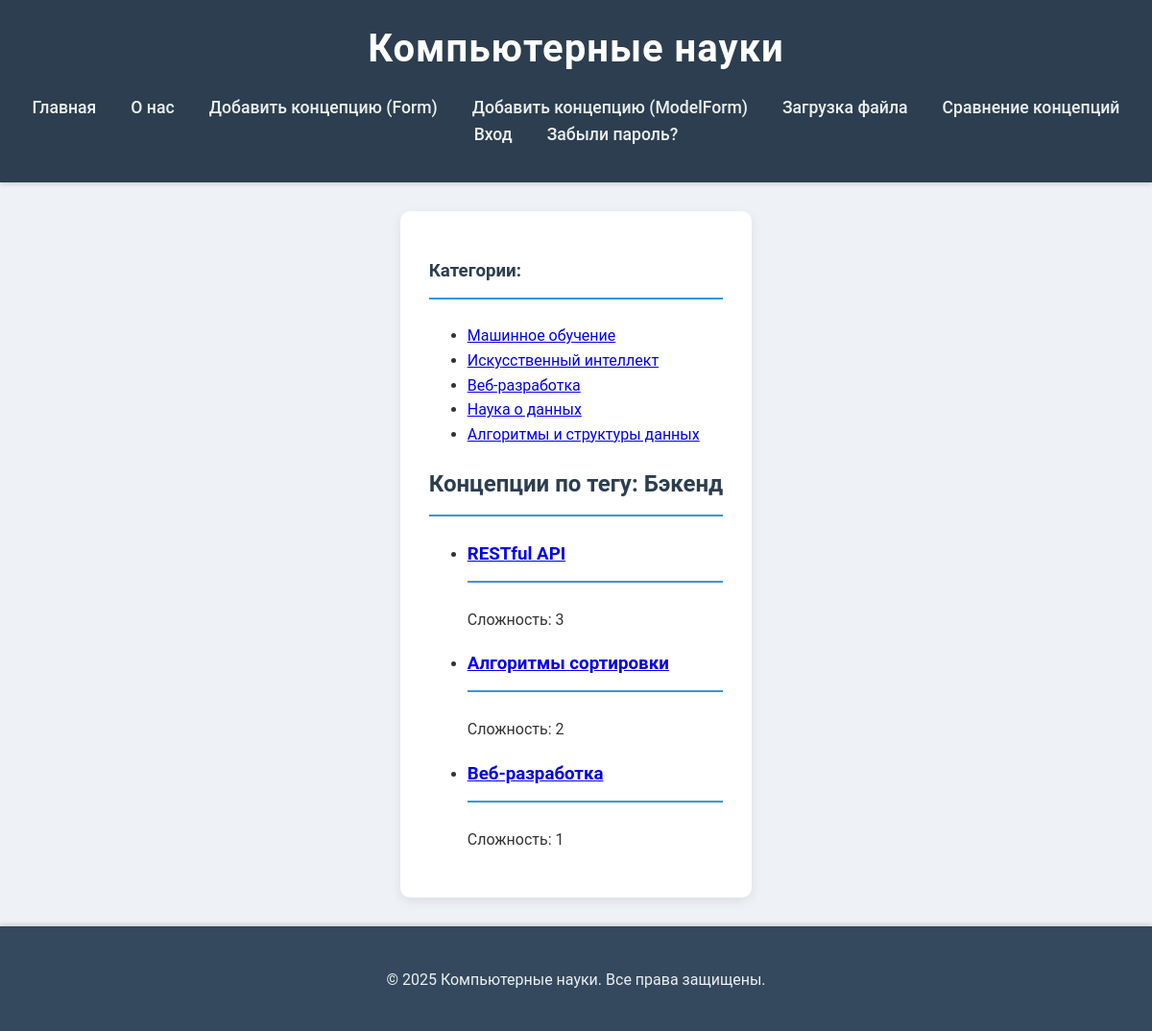
/tag/backend/, run on the app's committed database.
### cs/models.py (models this page shows, shortened)
class FieldOfStudy(models.Model):
    name = models.CharField(max_length=255, verbose_name="Область науки")
    slug = models.SlugField(max_length=255, unique=True, db_index=True, verbose_name="URL")
    description = models.TextField(blank=True, verbose_name="Описание области")
    class Meta:
        verbose_name = "Область науки"
        verbose_name_plural = "Области науки"

class ComputerScienceConcept(models.Model):
    class Status(models.IntegerChoices):
        DRAFT = 0, 'Черновик'
        PUBLISHED = 1, 'Опубликовано'
    title = models.CharField(max_length=255, verbose_name="Название концепции")
    slug = models.SlugField(max_length=255, unique=True, db_index=True, verbose_name="URL")
    description = models.TextField(blank=True, verbose_name="Описание")
    difficulty = models.IntegerField(default=1, verbose_name="Сложность (от 1 до 5)") # Новое поле для сложности
    time_create = models.DateTimeField(auto_now_add=True, verbose_name="Время создания")
    time_update = models.DateTimeField(auto_now=True, verbose_name="Время обновления")
    is_published = models.BooleanField(choices=Status.choices, default=Status.DRAFT, verbose_name="Публикация")
    image = models.ImageField(upload_to='concept_images/%Y/%m/%d/', blank=True, null=True, verbose_name='Изображение')
    field_of_study = models.ForeignKey(
        FieldOfStudy,
        on_delete=models.CASCADE,
        related_name='concepts',
        verbose_name="Область науки",
        null=True,
        blank=True
    )
    objects = models.Manager()         # Стандартный менеджер
    published = PublishedManager()       # Пользовательский менеджер для опубликованных записей
    class Meta:
        permissions = [
            ('can_publish_concept', 'Может публиковать концепцию'),
        ]
        ordering = ['-time_create']
        indexes = [models.Index(fields=['-time_create'])]
        verbose_name = "Концепция компьютерных наук"
        verbose_name_plural = "Концепции компьютерных наук"
    def get_absolute_url(self):
        return reverse('cs:concept_detail', kwargs={'concept_slug': self.slug})

### cs/views.py (the view)
# urls.py: path('tag/<slug:tag_slug>/', ConceptByTagListView.as_view(), name='concepts_by_tag'),
class ConceptByTagListView(DataMixin, ListView):
    model = ComputerScienceConcept
    template_name = 'cs/concepts_by_tag.html'
    context_object_name = 'concepts'
    paginate_by = 5
    def get_queryset(self):
        tag_slug = self.kwargs['tag_slug']
        return ComputerScienceConcept.published.filter(tags__slug=tag_slug)
    def get_context_data(self, **kwargs):
        context = super().get_context_data(**kwargs)
        tag_slug = self.kwargs['tag_slug']
        tag = Tag.objects.get(slug=tag_slug)
        context['title'] = f"Концепции по тегу: {tag.name}"
        context['tag'] = tag
        return context

### cs/models.py (called while the page is built)
    def get_queryset(self):
        return super().get_queryset().filter(is_published=ComputerScienceConcept.Status.PUBLISHED)

### cs/templatetags/cs_tags.py (called while the page is built)
@register.simple_tag()
def get_categories():
    return FieldOfStudy.objects.all() # Возвращаем все объекты FieldOfStudy

### cs/utils.py (called while the page is built)
    def get_context_data(self, *, object_list=None, **kwargs):
        context = super().get_context_data(object_list=object_list, **kwargs)
        context['menu'] = MENU
        if self.title:
            context['title'] = self.title
        paginator = context.get('paginator')
        page_obj = context.get('page_obj')
        if paginator and page_obj:
            total = paginator.num_pages
            current = page_obj.number
            window = 2
            start = max(current - window, 1)
            end   = min(current + window, total)
            context['page_range'] = range(start, end + 1)
        return context

### cs/templates/cs/concepts_by_tag.html (shortened to what this page needs)
{% extends 'cs/base.html' %}
{% block content %}
  <h2>{{ title }}</h2>
  <ul class="list-articles">
      {% for concept in concepts %}
        <li>
          <h3><a href="{{ concept.get_absolute_url }}">{{ concept.title }}</a></h3>
          <p>Сложность: {{ concept.difficulty }}</p>
        </li>
      {% endfor %}
  </ul>
{% endblock %}

### cs/templates/cs/base.html (shortened to what this page needs)
{% load static %}
{% load cs_tags %}
<!DOCTYPE html>
<html lang="ru">
<head>
  <link rel="stylesheet" href="{% static 'cs/css/styles.css' %}">
</head>
<body>
  <header>
    <h1>{% block heading %}Компьютерные науки{% endblock %}</h1>
    <nav>
      <ul>
        <li><a href="{% url 'cs:home' %}">Главная</a></li>
        <li><a href="{% url 'cs:about' %}">О нас</a></li>
        <li><a href="{% url 'cs:add_concept_custom' %}">Добавить концепцию (Form)</a></li>
        <li><a href="{% url 'cs:add_concept_model' %}">Добавить концепцию (ModelForm)</a></li>
        <li><a href="{% url 'cs:upload_file' %}">Загрузка файла</a></li>
        <li><a href="{% url 'cs:compare' %}">Сравнение концепций</a></li>
        {% if user.is_authenticated %}
          <li><a href="{% url 'users:profile' %}">Профиль</a></li>
          <li><a href="{% url 'users:logout' %}">Выход</a></li>
        {% else %}
          <li><a href="{% url 'users:login' %}">Вход</a></li>
          <li><a href="{% url 'users:password_reset' %}">Забыли пароль?</a></li>
        {% endif %}
      </ul>
    </nav>
  </header>
  <div class="container">
    <div class="categories my-3">
      <h3>Категории:</h3>
      {% get_categories as cats %}
      <ul>
        {% for cat in cats %}
          <li><a href="{% url 'cs:field_of_study_detail' field_of_study_slug=cat.slug %}">{{ cat.name }}</a></li>
        {% endfor %}
      </ul>
    </div>
    <main>
      {% block content %}{% endblock %}
    </main>
  </div>
  <footer>
    <p>&copy; 2025 Компьютерные науки. Все права защищены.</p>
  </footer>
</body>
</html>

### cs/static/cs/css/styles.css (style rules this page uses)
html, body { height: 100%; margin: 0; }
body { font-family: 'Roboto', 'Segoe UI', Tahoma, Geneva, Verdana, sans-serif; line-height: 1.6; color: #333; background-color: #eef1f5; display: flex; flex-direction: column; }
.container { max-width: 1200px; margin: 30px auto; padding: 30px; background-color: #fff; border-radius: 10px; box-shadow: 0 4px 12px rgba(0, 0, 0, 0.08); flex-grow: 1; }
header { background-color: #2c3e50; color: #fff; padding: 1.2rem 0; text-align: center; box-shadow: 0 2px 5px rgba(0, 0, 0, 0.15); }
header h1 { margin: 0; font-size: 2.5em; letter-spacing: 1px; }
header nav ul { list-style-type: none; padding: 0; margin-top: 15px; display: flex; justify-content: center; flex-wrap: wrap; }
header nav ul li { margin: 0 18px; }
header nav ul li a { color: #ecf0f1; text-decoration: none; font-weight: 500; font-size: 1.1em; transition: color 0.3s ease, transform 0.2s ease; }
h2, h3 { color: #2c3e50; border-bottom: 2px solid #3498db; padding-bottom: 12px; margin-bottom: 25px; font-weight: 600; }
p { margin-bottom: 15px; line-height: 1.7; }
footer { margin-top: auto; text-align: center; color: #7f8c8d; padding: 25px; background-color: #34495e; border-top: 1px solid #2c3e50; border-radius: 0; color: #ecf0f1; box-shadow: 0 -2px 5px rgba(0, 0, 0, 0.15); }

### data on the page
FieldOfStudy: name "Машинное обучение"
FieldOfStudy: name "Искусственный интеллект"
FieldOfStudy: name "Веб-разработка"
FieldOfStudy: name "Наука о данных"
FieldOfStudy: name "Алгоритмы и структуры данных"
ComputerScienceConcept: title "RESTful API", difficulty "3"
ComputerScienceConcept: title "Алгоритмы сортировки", difficulty "2"
ComputerScienceConcept: title "Веб-разработка", difficulty "1"

### other printed values
{{ title }} "Концепции по тегу: Бэкенд"
